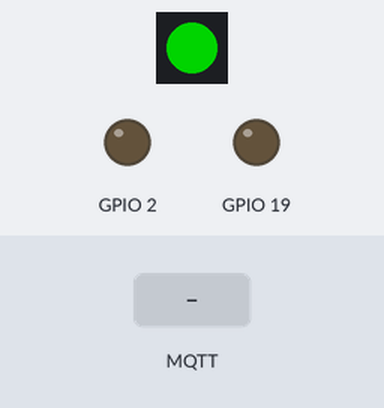
A program run on a simulated ESP32. On the bench: 1 RGB LEDs in strip order, left to right, output pins drawn as LEDs (lit = HIGH). The inputs (shaded band) are chosen by the test bench. Dim RGB values are drawn brighter than linear; WiFi joins after 1.5 s; servers stay silent unless stated; no MQTT or app messages arrive unless stated; pins used as bus, display or sensor lines are not drawn; what the program prints to the serial monitor is not drawn.

Above: at 2.7 s.
2.8 s: MQTT message "on" arrives on the first subscribed topic
At 3.7 s:
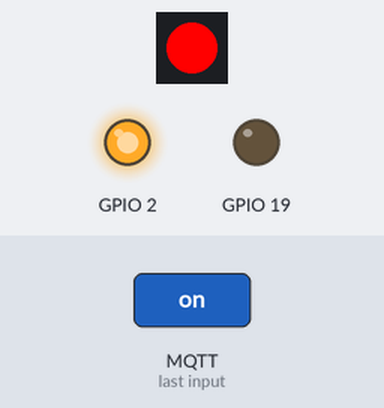
4.3 s: MQTT message "off" arrives on the first subscribed topic
At 4.9 s:
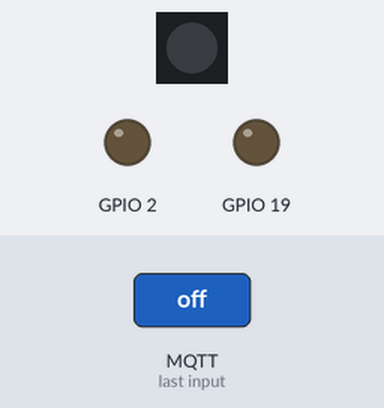
Timing chart, 0 to 7.3 s (numbered marks = the images above; inputs shaded):
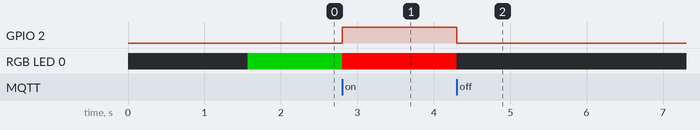

Measured:
- after the input at 2.8 s, GPIO 2: LOW → HIGH at once; RGB LED 0: RGB(0, 128, 0) → RGB(255, 0, 0) at once
- after the input at 4.3 s, GPIO 2: HIGH → LOW at once; RGB LED 0: RGB(255, 0, 0) → off at once

The program:

main.cpp
```cpp
#include <WiFi.h>
#include <PubSubClient.h>
#include <ArduinoJson.h>
#include <mqtt.h>
#include <sensor.h>
#include <ws2812.h>
#include <infrared.h>
#include <ntp.h>

void setup()
{
  Serial.begin(115200);
  pinMode(2, OUTPUT);
  pinMode(19, OUTPUT);
  setup_ws2812();
  setup_sensor();
  setup_infrared();
  setup_mqtt();
  setup_ntp();
}

void loop()
{

}
```

infrared.cpp
```cpp
#include <infrared.h>
#include <ntp.h>
#include "ArduinoJson.h"
#include "mqtt.h"
#define KEY_PIN 21

void listen_infrared(void *ptr) {
    while (true) {
        if (Serial2.available() > 0) {
            while (Serial2.available() > 0) {
                Serial.printf("收到红外信号: %s\n", Serial2.readStringUntil('\n').c_str());
                String currentTime = get_current_time();
                doc["securityState"] = "on";
                serializeJson(doc, jsonBuffer);
                mqtt_client.publish("home-assistant/security/fire/state", jsonBuffer);
            }
        } else {
            doc["securityState"] = "off";
            serializeJson(doc, jsonBuffer);
            mqtt_client.publish("home-assistant/security/fire/state", jsonBuffer);
        }
        vTaskDelay(1000);
    }
}

void setup_infrared() {
    Serial2.begin(9600);
    pinMode(KEY_PIN, OUTPUT);
    digitalWrite(KEY_PIN, HIGH);
    xTaskCreatePinnedToCore(listen_infrared, "listen_infrared", 2048, nullptr, 0, nullptr, 1);
}

// 连续短按两次开始配对
void pair_infrared() {
    Serial.println("执行红外探头配对逻辑");
    digitalWrite(KEY_PIN, LOW);
    vTaskDelay(150);
    digitalWrite(KEY_PIN, HIGH);
    vTaskDelay(200);
    digitalWrite(KEY_PIN, LOW);
    vTaskDelay(150);
    digitalWrite(KEY_PIN, HIGH);
}

// key键长按8秒以上，清除所有配对信息
// 使用文档参考：https://www.yuque.com/office/yuque/0/2023/pdf/2993906/1687171925329-86dc69bc-4f4a-4224-af53-ce8d46a9ffbb.pdf?from=https%3A%2F%2Fwww.yuque.com%2Ffengniaowuxianjeck%2Fjswd%2Fbt78cy
void clear_infrared() {
    Serial.println("执行红外探头清空逻辑");
    digitalWrite(KEY_PIN, LOW);
    vTaskDelay(8500);
    digitalWrite(KEY_PIN, HIGH);
}
```

infrared.h
```cpp
#pragma once

void listen_infrared(void *ptr);

void setup_infrared();

void pair_infrared();

void clear_infrared();
```

mqtt.cpp
```cpp
#include "WiFiManager.h"
#include <mqtt.h>

auto mqtt_server = "www.welinklab.com";
auto mqtt_username = "esp32";
auto mqtt_password = "5887188QFGqfg!@#";

WiFiClient espClient;
PubSubClient mqtt_client(espClient);
JsonDocument doc;
char jsonBuffer[512];

void setup_wifi() {
    ws2812_show(CRGB::Black);
    WiFiManager manager;
    manager.autoConnect("ESP32安防报警器");
    Serial.println("准备连接WiFi，请打开手机搜索WiFi热点[ESP32安防报警器]，连接网络");
    while (!WiFi.isConnected()) {
        Serial.print(".");
        delay(1000);
    }
    Serial.println("");
    Serial.println("WiFi连接成功");
}

void reconnect() {
    while (!mqtt_client.connected()) {
        Serial.println("Attempting MQTT connection...");
        if (mqtt_client.connect("ESP32-power-", mqtt_username, mqtt_password)) {
            Serial.println("mqtt connected");
            mqtt_client.subscribe("/command");
            mqtt_client.publish("home-assistant/security/fire/online/state", "online", true);
        } else {
            Serial.print("failed, rc=");
            Serial.print(mqtt_client.state());
            Serial.println(" try again in 5 seconds");
            vTaskDelay(3000);
        }
        vTaskDelay(1);
    }
}

void check_mqtt(void *ptr) {
    while (true) {
        if (!mqtt_client.connected()) {
            reconnect();
        }
        mqtt_client.loop();
        vTaskDelay(1);
    }
}

void callback(char *topic, const byte *payload, const unsigned int length) {
    char message[length];
    for (int i = 0; i < length; i++) {
        message[i] = static_cast<char>(payload[i]);
    }
    message[length] = '\0';
    Serial.printf("收到消息: %s\n", message);
    if (strstr(message, "on")) {
        digitalWrite(2, 1);
        ws2812_show(CRGB::Red);
    } else if (strstr(message, "off")) {
        digitalWrite(2, 0);
        ws2812_show(CRGB::Black);
    } else if (strstr(message, "add_sensor")) // 探头配对
    {
        pair_infrared();
    } else if (strstr(message, "clear_sensor")) // 清空探头
    {
        clear_infrared();
    }
}

void setup_mqtt() {
    setup_wifi();
    mqtt_client.setServer(mqtt_server, 1883);
    mqtt_client.setCallback(callback);
    reconnect();
    ws2812_show(CRGB::Green);
    xTaskCreatePinnedToCore(check_mqtt, "check_mqtt", 8192, nullptr, 1, nullptr, 1);
}
```

mqtt.h
```cpp
#pragma once
#include <PubSubClient.h>
#include <ArduinoJson.h>
#include <WiFi.h>
#include <ws2812.h>
#include <infrared.h>

extern PubSubClient mqtt_client;
extern JsonDocument doc;
extern char jsonBuffer[512];

void setup_wifi();

void setup_mqtt();
```

ntp.cpp
```cpp
#include <ntp.h>
WiFiUDP ntpUDP;
NTPClient timeClient(ntpUDP, "pool.ntp.org");

void setup_ntp() {
    timeClient.begin();
    timeClient.setTimeOffset(8 * 3600);
}

String get_current_time() {
    // 更新时间
    timeClient.update();

    // 获取当前时间
    unsigned long epochTime = timeClient.getEpochTime();
    const tm *t = localtime(reinterpret_cast<time_t *>(&epochTime));

    // 打印当前时间
    char buf[30];
    strftime(buf, sizeof(buf), "%Y-%m-%d %H:%M:%S", t);
    Serial.printf("当前时间: %s\n", buf);
    return {buf};
}
```

ntp.h
```cpp
#pragma once
#include <WiFiUdp.h>
#include <NTPClient.h>
extern WiFiUDP ntpUDP;
extern NTPClient timeClient;

void setup_ntp();

String get_current_time();
```

sensor.h
```cpp
#pragma once

void setup_sensor();
```

ws2812.cpp
```cpp
#include <ws2812.h>
#define NUM_LEDS 1
#define DATA_PIN 18

CRGB leds[NUM_LEDS];

void setup_ws2812() {
    FastLED.addLeds<WS2812, DATA_PIN, GRB>(leds, NUM_LEDS);
}

void ws2812_show(const int color) {
    leds[0] = color;
    FastLED.show();
}
```

ws2812.h
```cpp
#pragma once
#include <FastLED.h>

void setup_ws2812();

void ws2812_show(int color);
```
